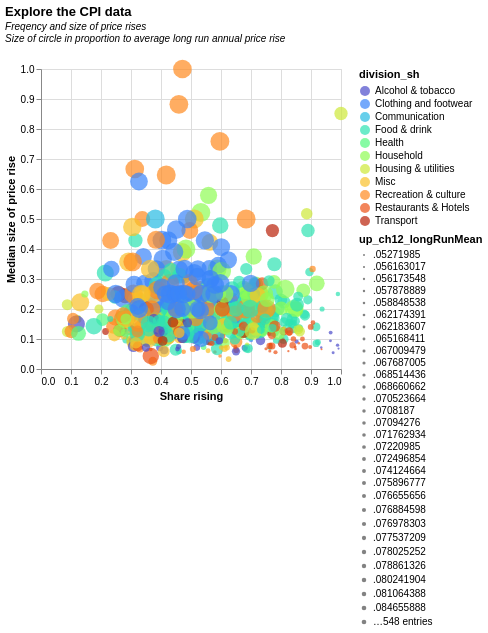

Vega-Lite specification for this chart:
### Vega-Lite specification from a JSON file in a GitHub repository (floating-point values rounded to 4 significant figures; data arrays with more than 128 entries replaced by an {"elided": "..."} marker saying what was removed)
{"$schema": "https://vega.github.io/schema/vega-lite/v5.json", "description": "UK CPI data visualisation", "title": {"text": "Explore the CPI data", "subtitle": ["Freqency and size of price rises", "Size of circle in proportion to average long run annual price rise", ""], "subtitleFontStyle": "italic", "subtitleFontSize": 10, "anchor": "start", "color": "black"}, "data": {"values": {"elided": "577 records"}}, "height": 300, "width": 300, "mark": "circle", "encoding": {"x": {"field": "up_sh12", "type": "quantitative", "title": "Share rising"}, "y": {"field": "up_ch12_median", "type": "quantitative", "title": "Median size of price rise"}, "color": {"field": "division_sh", "type": "ordinal", "scale": {"scheme": "turbo"}}, "opacity": {"value": 0.7}, "size": {"field": "up_ch12_longRunMean", "type": "nominal"}, "tooltip": [{"field": "description", "type": "nominal", "title": "Item"}, {"field": "spanYears", "type": "quantitative", "title": "Years present", "format": ".0f"}, {"field": "up_ch12_median", "type": "quantitative", "title": "Median price rise (2022)", "format": ".0%"}, {"field": "up_ch12_mean", "type": "quantitative", "title": "Mean price rise (2022)", "format": ".0%"}, {"field": "up_ch12_longRunMean", "type": "quantitative", "title": "Mean price rise (long run)", "format": ".0%"}]}}
